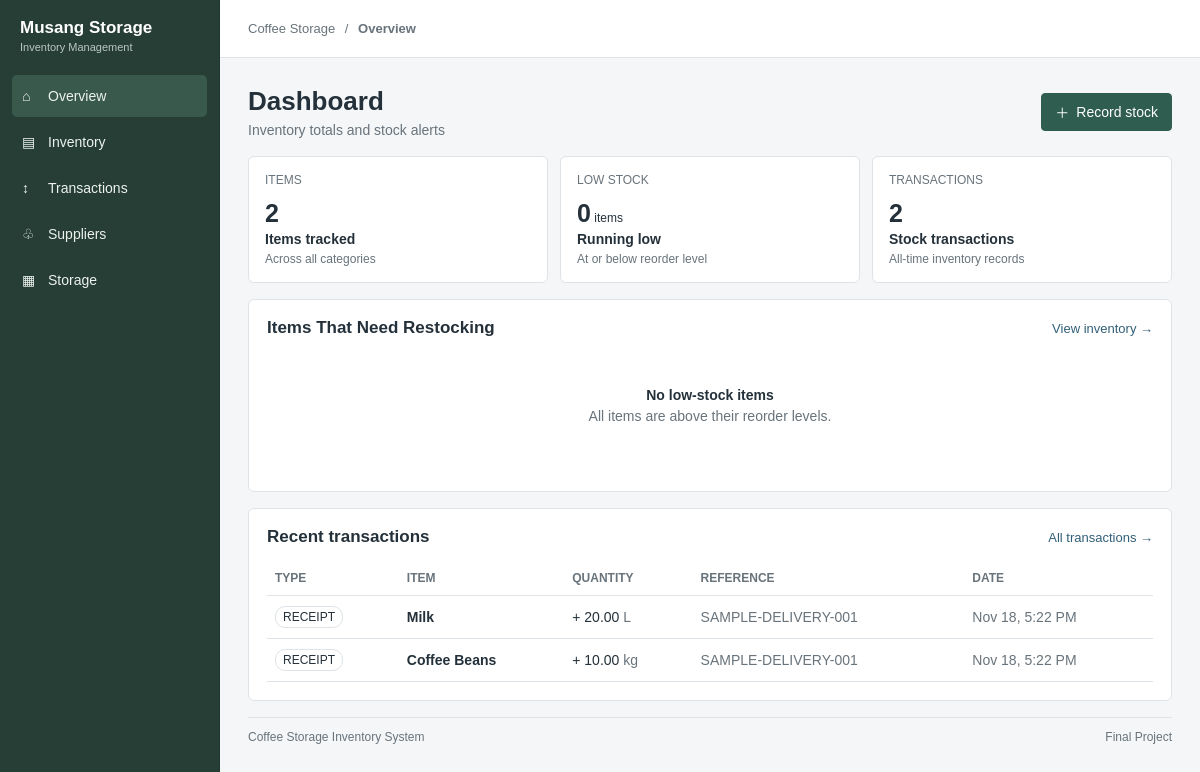
The page / on the database its author committed.
### tables this page shows
CREATE TABLE inventory_transactions (
    transaction_id BIGINT UNSIGNED AUTO_INCREMENT PRIMARY KEY,
    batch_id INT UNSIGNED NOT NULL,
    transaction_type ENUM(
        'RECEIPT',
        'USAGE',
        'WASTAGE',
        'ADJUSTMENT_IN',
        'ADJUSTMENT_OUT'
    ) NOT NULL,
    quantity DECIMAL(10,2) NOT NULL,
    unit_cost DECIMAL(10,2),
    transaction_date DATETIME NOT NULL DEFAULT CURRENT_TIMESTAMP,
    reference_number VARCHAR(100),
    notes VARCHAR(255),
    INDEX idx_transactions_batch_date (batch_id, transaction_date),
    INDEX idx_transactions_type_date (transaction_type, transaction_date),
    CONSTRAINT fk_inventory_transactions_batch
        FOREIGN KEY (batch_id) REFERENCES stock_batches(batch_id)
);

CREATE TABLE items (
    item_id INT UNSIGNED AUTO_INCREMENT PRIMARY KEY,
    category_id INT UNSIGNED NOT NULL,
    item_name VARCHAR(150) NOT NULL UNIQUE,
    unit_of_measure VARCHAR(30) NOT NULL,
    reorder_level DECIMAL(10,2) NOT NULL DEFAULT 0.00,
    is_perishable TINYINT(1) NOT NULL DEFAULT 0,
    INDEX (category_id),
    CONSTRAINT fk_items_category
        FOREIGN KEY (category_id) REFERENCES categories(category_id)
);

### index.php (called while the page is built, shortened)
<?php
require __DIR__ . '/config/database.php';
require __DIR__ . '/includes/helpers.php';
$page = (string) ($_GET['page'] ?? 'dashboard');
require __DIR__ . '/includes/page_data.php';
require __DIR__ . '/includes/layout_header.php';
require __DIR__ . '/' . $page . '/index.php';
require __DIR__ . '/includes/layout_footer.php';

### includes/page_data.php (called while the page is built, shortened)
<?php
$itemCount = (int) $conn->query('SELECT COUNT(*) AS total FROM items')->fetch_assoc()['total'];
$lowStockCount = (int) $conn->query('SELECT COUNT(*) AS total FROM item_stock WHERE current_stock <= reorder_level')->fetch_assoc()['total'];
$transactionCount = (int) $conn->query('SELECT COUNT(*) AS total FROM inventory_transactions')->fetch_assoc()['total'];
$lowStockItems = $conn->query(
    'SELECT item_id, item_name, category_name, unit_of_measure, current_stock, reorder_level
     FROM item_stock WHERE current_stock <= reorder_level
     ORDER BY current_stock ASC LIMIT 6'
)->fetch_all(MYSQLI_ASSOC);
$recentTransactions = $conn->query(
    'SELECT t.transaction_id, t.transaction_type, t.quantity, t.unit_cost, t.transaction_date,
            t.reference_number, t.notes, i.item_name, i.unit_of_measure, b.expiry_date
     FROM inventory_transactions t
     JOIN stock_batches b ON b.batch_id = t.batch_id
     JOIN items i ON i.item_id = b.item_id
     ORDER BY t.transaction_date DESC, t.transaction_id DESC
     LIMIT 12'
)->fetch_all(MYSQLI_ASSOC);

### includes/helpers.php (called while the page is built, shortened)
<?php
function e(mixed $value): string
{
    return htmlspecialchars((string) $value, ENT_QUOTES, 'UTF-8');
}

### dashboard/index.php (the view, shortened to what this page needs)
<div class="page-heading heading-row">
    <div>
        <h1>Dashboard</h1>
        <p class="subheading">Inventory totals and stock alerts</p>
    </div>
    <a class="button button-dark" href="?page=transactions">
        <span>＋</span>
        Record stock
    </a>
</div>
<div class="stats-grid">
    <article class="stat-card stat-green">
        <div class="stat-top">
            <span class="stat-kicker">ITEMS</span>
        </div>
        <div class="stat-number"><?= $itemCount ?></div>
        <div class="stat-label">Items tracked</div>
        <div class="stat-foot">Across all categories</div>
    </article>
    <article class="stat-card stat-cream">
        <div class="stat-top">
            <span class="stat-kicker">LOW STOCK</span>
        </div>
        <div class="stat-number">
            <?= $lowStockCount ?><small> items</small>
        </div>
        <div class="stat-label">Running low</div>
        <div class="stat-foot">At or below reorder level</div>
    </article>
    <article class="stat-card stat-lavender">
        <div class="stat-top">
            <span class="stat-kicker">TRANSACTIONS</span>
        </div>
        <div class="stat-number"><?= $transactionCount ?></div>
        <div class="stat-label">Stock transactions</div>
        <div class="stat-foot">All-time inventory records</div>
    </article>
</div>
<div class="dashboard-grid">
    <section class="panel">
        <div class="panel-heading">
            <div>
                <h2>Items That Need Restocking</h2>
            </div>
            <a class="text-link" href="?page=inventory">
                View inventory
                <span>→</span>
            </a>
        </div>
        <?php if (!$lowStockItems): ?>
            <div class="empty-state">
                    <strong>No low-stock items</strong>
                    <p>All items are above their reorder levels.</p>
            </div>
        <?php endif; ?>
    </section>
</div>
<section class="panel activity-panel">
    <div class="panel-heading">
        <div>
            <h2>Recent transactions</h2>
        </div>
        <a class="text-link" href="?page=transactions">
            All transactions
            <span>→</span>
        </a>
    </div>
    <?php if (!$recentTransactions): ?>
        <div class="empty-state compact">
            <strong>No activity yet</strong>
            <p>Your stock movements will show up here.</p>
            <a class="button button-outline" href="?page=transactions">
                Record your first transaction
            </a>
        </div>
    <?php else: ?>
        <div class="table-wrap">
            <table>
                <thead>
                    <tr>
                        <th>TYPE</th>
                        <th>ITEM</th>
                        <th>QUANTITY</th>
                        <th>REFERENCE</th>
                        <th>DATE</th>
                    </tr>
                </thead>
                <tbody>
                    <?php foreach (array_slice($recentTransactions, 0, 5) as $row): ?>
                        <tr>
                            <td>
                                <span class="type-mark type-<?= e(strtolower($row['transaction_type'])) ?>">
                                    <?= e(str_replace('_', ' ', $row['transaction_type'])) ?>
                                </span>
                            </td>
                            <td>
                                <strong class="item-name"><?= e($row['item_name']) ?></strong>
                            </td>
                            <td>
                                <?= in_array($row['transaction_type'], ['USAGE', 'WASTAGE', 'ADJUSTMENT_OUT'], true) ? '−' : '+' ?>
                                <?= e(number_format((float) $row['quantity'], 2)) ?>
                                <span class="muted"><?= e($row['unit_of_measure']) ?></span>
                            </td>
                            <td class="muted"><?= e($row['reference_number'] ?: '—') ?></td>
                            <td class="muted">
                                <?= e(date('M j, g:i A', strtotime($row['transaction_date']))) ?>
                            </td>
                        </tr>
                    <?php endforeach; ?>
                </tbody>
            </table>
        </div>
    <?php endif; ?>
</section>

### assets/style.css (style rules this page uses)
:root { --background: #f4f6f8; --surface: #ffffff; --text: #24313a; --muted: #68737b; --border: #dde3e7; --primary: #2f5d50; --primary-hover: #24483e; --danger: #a33d35; --warning: #a26722; }
* { box-sizing: border-box; }
body { margin: 0; background: var(--background); color: var(--text); font-family: Arial, Helvetica, sans-serif; font-size: 14px; }
a { color: inherit; text-decoration: none; }
.page-heading { margin-bottom: 18px; }
.heading-row { display: flex; align-items: center; justify-content: space-between; gap: 16px; }
h1, h2, h3, p { margin-top: 0; }
h1 { margin-bottom: 5px; font-size: 26px; }
h2 { margin-bottom: 0; font-size: 17px; }
.subheading { margin-bottom: 0; color: var(--muted); }
.button { display: inline-flex; min-height: 38px; align-items: center; justify-content: center; gap: 7px; padding: 8px 13px; border: 1px solid var(--primary); border-radius: 4px; background: var(--surface); color: var(--primary); cursor: pointer; }
.button-dark { background: var(--primary); color: #ffffff; }
.stats-grid { display: grid; grid-template-columns: repeat(3, 1fr); gap: 12px; margin-bottom: 16px; }
.stat-card, .panel { border: 1px solid var(--border); border-radius: 6px; background: var(--surface); }
.stat-card { min-height: 122px; padding: 16px; }
.stat-top { display: flex; align-items: center; gap: 8px; color: var(--muted); }
.stat-kicker { font-size: 12px; }
.stat-number { margin-top: 12px; font-size: 25px; font-weight: 700; }
.stat-number small { font-size: 12px; font-weight: 400; }
.stat-label { margin-top: 3px; font-weight: 600; }
.stat-foot { margin-top: 5px; color: var(--muted); font-size: 12px; }
.panel { margin-bottom: 16px; padding: 18px; }
.panel-heading, .inventory-toolbar { display: flex; align-items: center; justify-content: space-between; gap: 12px; margin-bottom: 14px; }
.text-link, .action-link { color: #315f78; font-size: 13px; }
.table-wrap { width: 100%; overflow-x: auto; }
table { width: 100%; border-collapse: collapse; text-align: left; }
th, td { padding: 10px 8px; border-bottom: 1px solid var(--border); }
th { color: var(--muted); font-size: 12px; }
.muted { color: var(--muted); }
.item-name, .stock-number { font-weight: 600; }
.type-mark { display: inline-block; padding: 3px 7px; border: 1px solid var(--border); border-radius: 10px; font-size: 12px; }
.empty-state { padding: 35px 10px; text-align: center; }
.empty-state strong { display: block; margin-bottom: 5px; }
.empty-state p { color: var(--muted); }

### rows shown on the page
inventory_transactions: transaction_type "RECEIPT", items.item_name "Milk", quantity "20.00", items.unit_of_measure "L", reference_number "SAMPLE-DELIVERY-001", transaction_date "Nov 18, 5:22 PM"
inventory_transactions: transaction_type "RECEIPT", items.item_name "Coffee Beans", quantity "10.00", items.unit_of_measure "kg", reference_number "SAMPLE-DELIVERY-001", transaction_date "Nov 18, 5:22 PM"

### other values the page prints
$icon "⌂"
$label "Overview"
$icon "▤"
$label "Inventory"
$icon "↕"
$label "Transactions"
$icon "♧"
$label "Suppliers"
$icon "▦"
$label "Storage"
$title "Overview"
$itemCount "2"
$lowStockCount "0"
$transactionCount "2"
